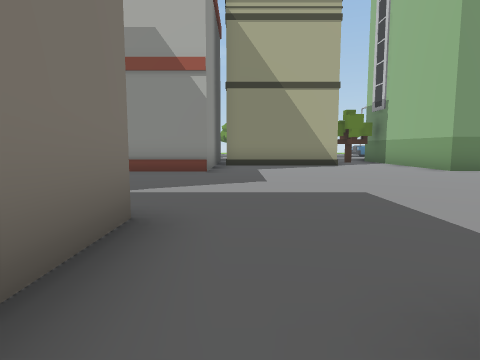
view 1 (above)

24 first-person views from a walk through a scene from a Unity 3-D project. The camera is 1.2 m above the floor, tilts 6° down and sees 75° across. The floor is counted in squares, 2 m on a side. Each view is taken from the middle of a square. On the plan, view 1 faces up. The plan holds only what a view shows up to about 9 squares ahead; the rest is blank. The place goes on beyond the plan. The player character is not drawn.

view 2
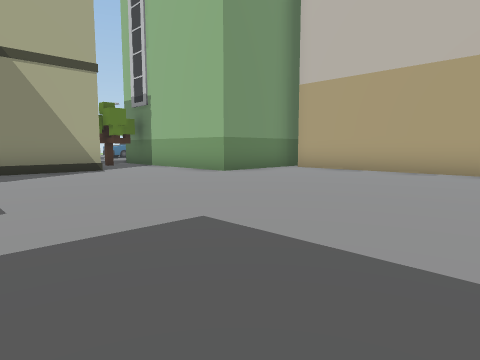

view 3
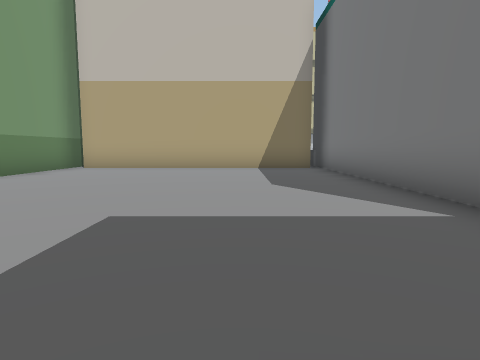

view 4
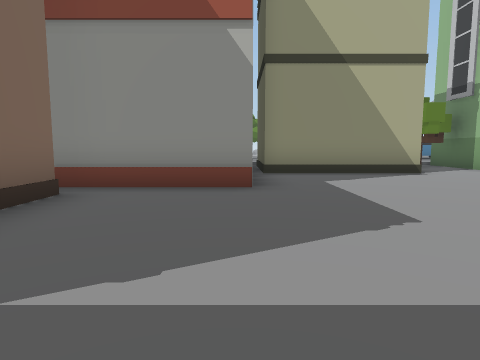

view 5
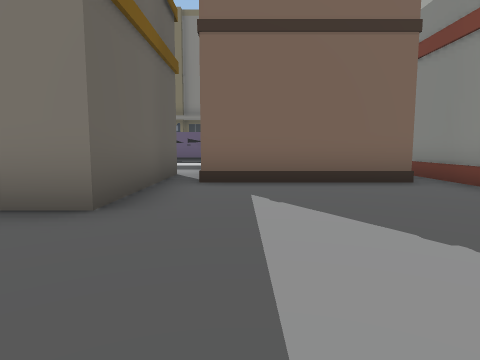

view 6
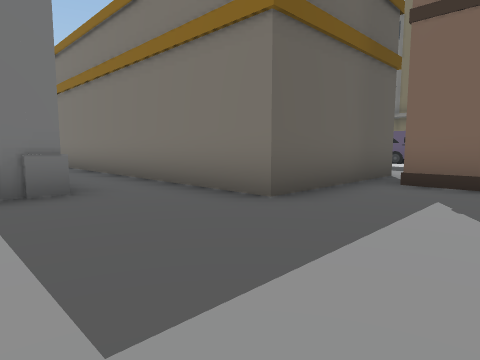

view 7
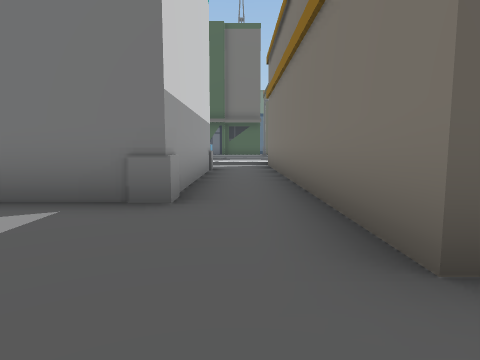

view 8
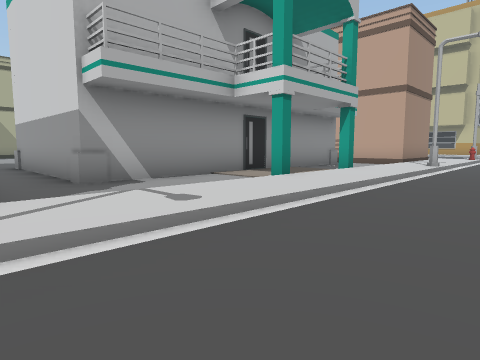

view 9
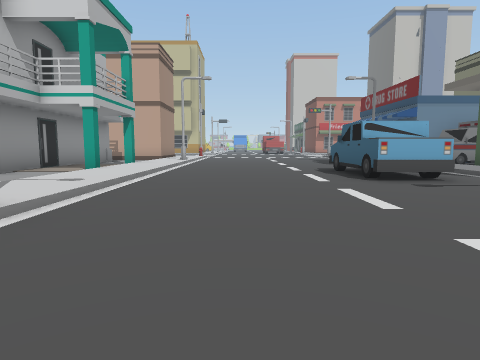

view 10
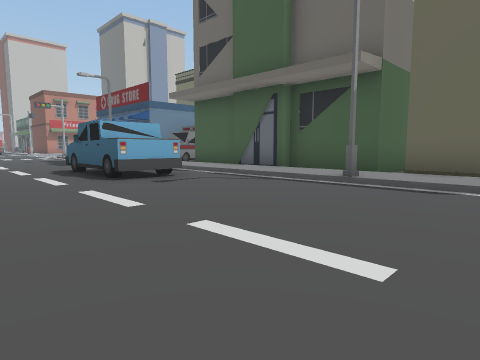

view 11
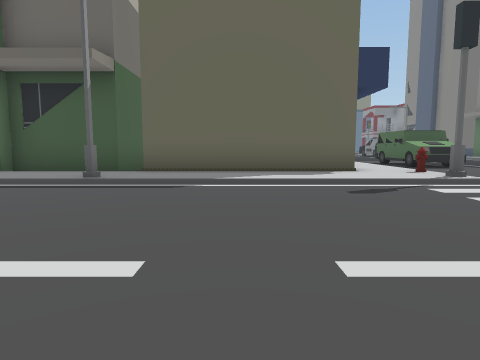

view 12
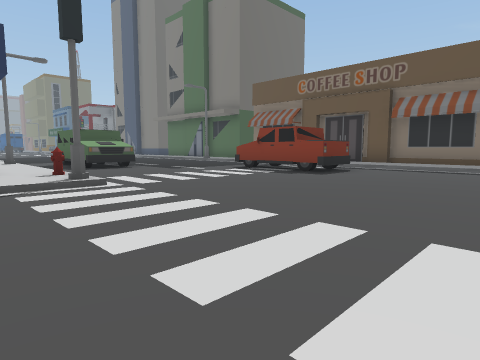

view 13
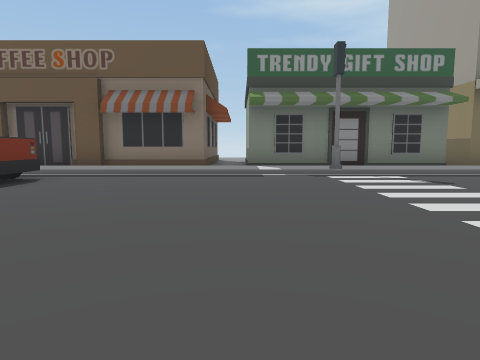

view 14
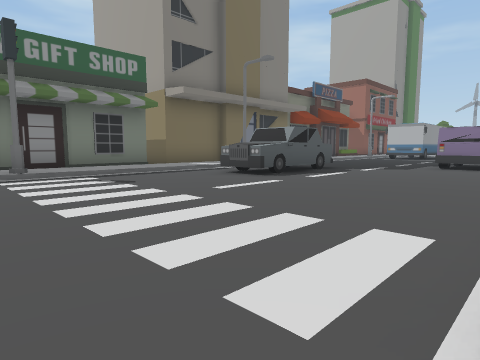

view 15
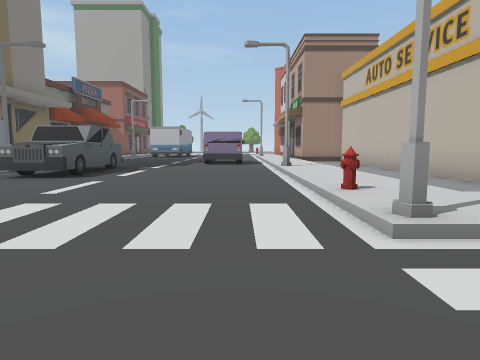

view 16
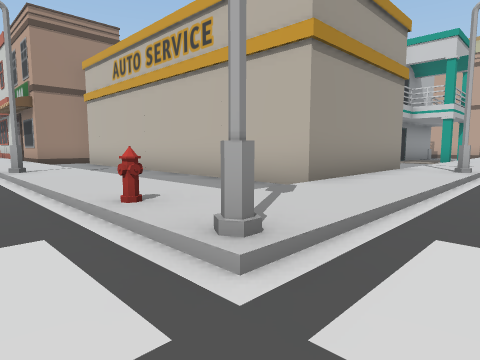

view 17
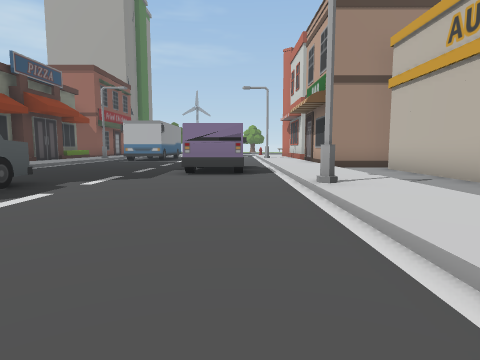

view 18
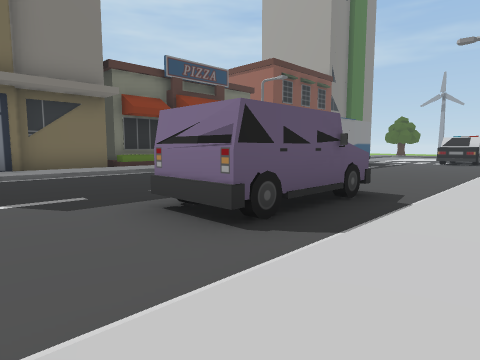

view 19
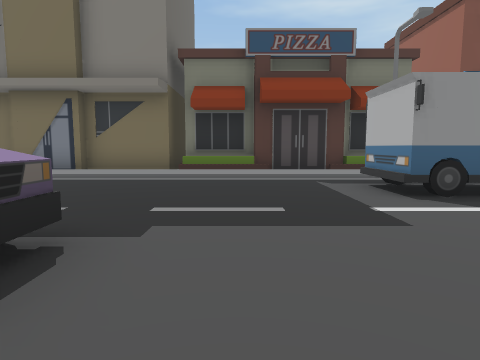

view 20
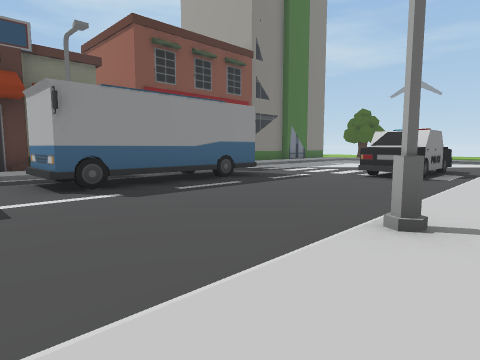

view 21
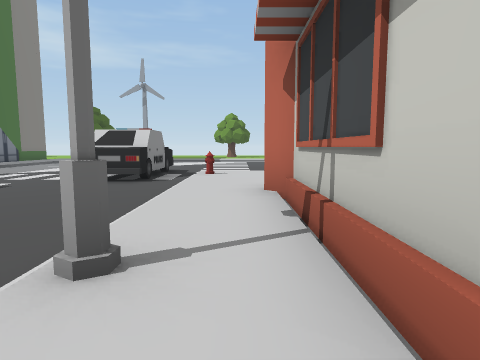

view 22
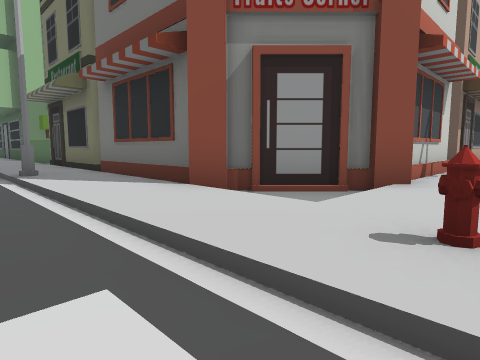

view 23
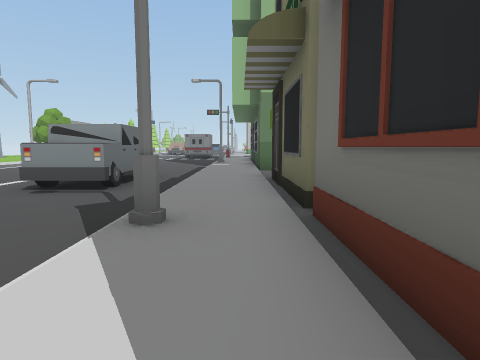

view 24
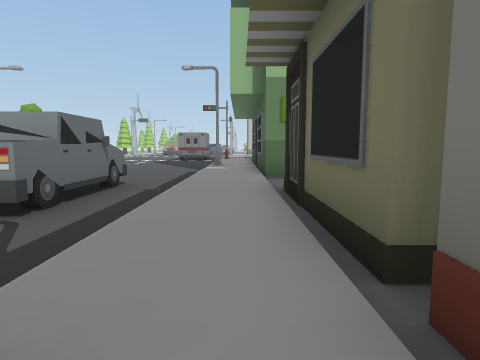

### Floor plan
Key: @ floor where view 1 was taken; # wall or solid block; x gap in a wall; . main floor; : floor 0.25 m higher than the main floor; / step, stairs or slope; ^ raised ledge; O other object.
Columns run from 17 left of view 1 to 8 right of it. Each row starts with its distance up from view 1.
 16     ..  O..... ...OOOO...
 15     .. OO///////O////////
 14      ..OOO:::::::::::::::
 13     ...../:.####xOOOO..OO
 12     O..../:#^    O   OO
 11    OO..../:#    ^O   ..
 10     O..../:#    ^OOOO..O
  9 O O O....O:#    #......O
  8 O:/OO..../:x^^###......OOO
  7 O:/....../:###...........O
  6 O:/....../:###...........O
  5 O:/....../ ###...........O
  4 O:/....../   #...........O
  3 O:/....OO/:..............O
  2 O:/.... O/:.OOOOO........O
  1 O:/....OO/:.O   O........O
  0 O:/....../:.O   O@#######
 -1 O   O..../:.O   O.#
 -2 O O.O....O:.O   O.#
 -3 O /OO..../:.O   O.#
 -4 #:/.O..../:.O   O.######
 -5 #:/....../:.O   O.......
 -6 #:/......O:.OOOOO....#.#
 -7 #:/....../::::::::::::::::
 -8 #:#......#/////O/////////O
 -9 #:/.......... ............
-10 /:/......... ..........
-11 #:/.....................
-12 #:/.....................
-13 #:/................OOO..
-14 #:/OO..............O
-15 #:/OO....///////O////
-16 #   O....O:::::::::::::
-17      ..../:#####OOOOOOO
-18       .../:     O
-19       .OO/:     O
-20        OO/:

Where each view was taken, in squares from view 1:
view 1: 0 up, 0 right, facing up
view 2: 2 up, 0 right, facing up-right
view 3: 3 up, 1 left, facing right
view 4: 3 up, 1 left, facing up
view 5: 4 up, 2 right, facing left
view 6: 5 up, 2 right, facing down-left
view 7: 4 up, 0 right, facing down
view 8: 10 down, 1 left, facing up-right
view 9: 10 down, 4 left, facing right
view 10: 10 down, 4 left, facing down-right
view 11: 10 down, 4 left, facing down
view 12: 10 down, 6 left, facing down-left
view 13: 10 down, 8 left, facing left
view 14: 9 down, 8 left, facing up-left
view 15: 10 down, 9 left, facing up
view 16: 9 down, 9 left, facing up-right
view 17: 6 down, 9 left, facing up
view 18: 1 down, 7 left, facing up-left
view 19: 5 up, 8 left, facing left
view 20: 6 up, 7 left, facing up-left
view 21: 7 up, 7 left, facing up
view 22: 16 up, 8 left, facing down-right
view 23: 14 up, 4 left, facing right
view 24: 14 up, 2 left, facing right
